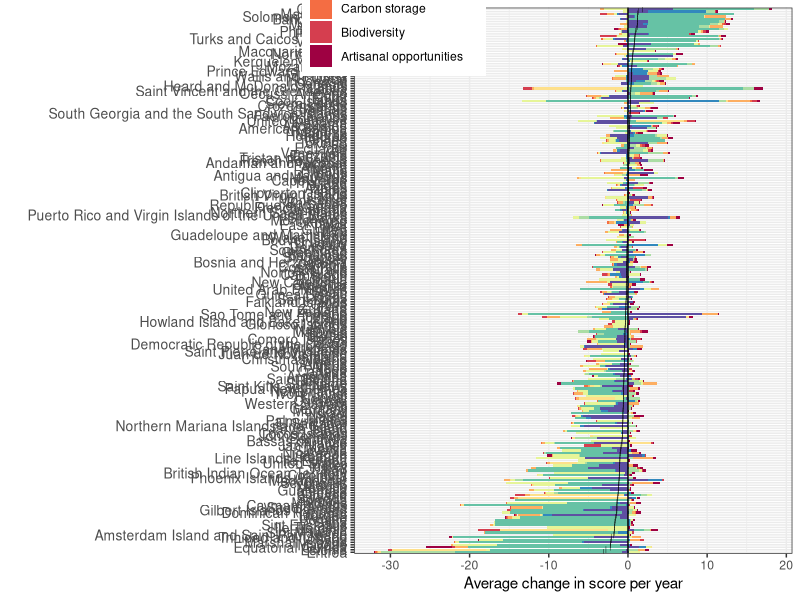
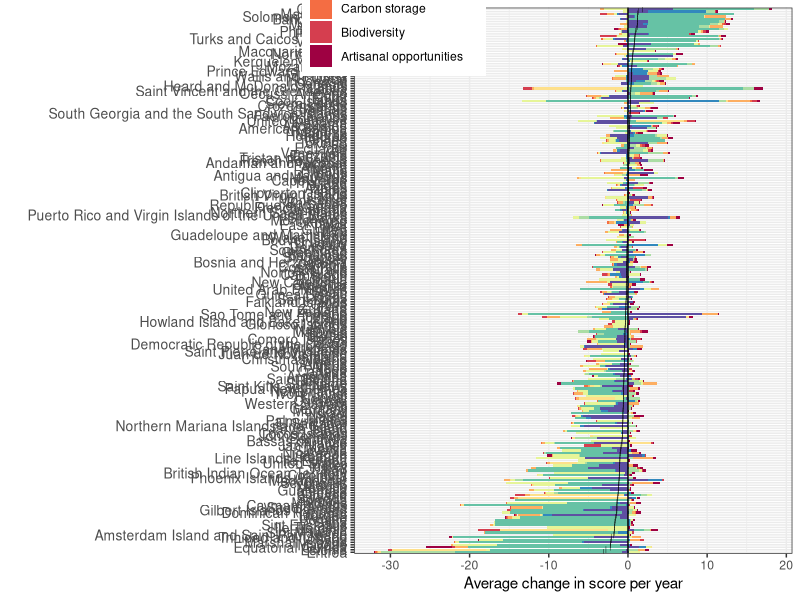
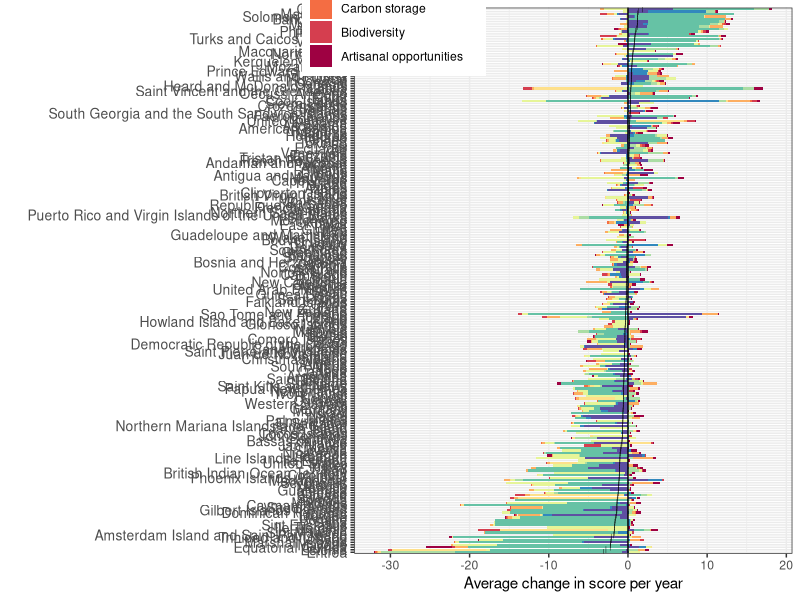

Generate these figures, in order, with R:
### Stacked bar plot of goal trends for each region

library(dplyr)
library(tidyr)
library(ggplot2)
library(RColorBrewer)
library(here)
setwd(here::here("global2018","Results"))


goals <- c('Index', 'AO', 'SPP', 'BD', 'HAB', 'CP', 'CS', 'CW', 'ECO', 'LE', 'LIV', 'FIS', 'FP', 'MAR', 'ICO', 'SP', 'LSP', 'NP', 'TR')
goal_names <- data.frame(goal=goals, long_goal=c("Index", 
                                                 "Artisanal opportunities",
                                                 "Species condition (subgoal)",
                                                 "Biodiversity",
                                                 "Habitat (subgoal)",
                                                 "Coastal protection",
                                                 "Carbon storage",
                                                 "Clean water",
                                                 "Economies",
                                                 "Livelihoods & economies",
                                                 "Livelihoods",
                                                 "Fisheries (subgoal)",
                                                 "Food provisioning",
                                                 "Mariculture (subgoal)",
                                                 "Iconic species (subgoal)",
                                                 "Sense of place",
                                                 "Lasting special places (subgoal)",
                                                 "Natural products",
                                                 "Tourism & recreation"))


data <- read.csv("data/trends_2018.csv") %>%
  filter(region_id != 0) %>%
  select(-region_id, -SPP, -HAB, -ECO, -LIV, -FIS, -MAR, -ICO, -LSP) %>%
  gather("goal", "trend", -country) %>%
  left_join(goal_names, by='goal') %>%
  select(country, goal=long_goal, trend)

index <- filter(data, goal=="Index") %>%
  mutate(country = as.character(country)) %>%
  arrange(trend)

data <- data %>%
  mutate(country=as.character(country)) %>%
  mutate(country = factor(country, levels=index$country))

myPalette <- brewer.pal(10, "Spectral")

p <- ggplot(data=filter(data, goal != "Index"), aes(x=country, y=trend, fill=goal)) + 
  geom_bar(stat="identity") +
  scale_fill_manual(values=myPalette) +
  coord_flip() +
  theme_bw() +
  labs(y="Average change in score per year", x="") + 
  guides(fill=guide_legend(reverse=TRUE)) +
  theme(axis.text.y=element_text(size=10),
        legend.justification=c(1,0), legend.position=c(.3,.875)) +
  geom_point(data=index, aes(y=trend, x=country), fill="black", shape="|") +
  geom_hline(yintercept=0, color="black")

p

ggsave('Trend_barplot.pdf', height=25, width=10)
ggsave('Trend_barplot.png', height=25, width=10)

